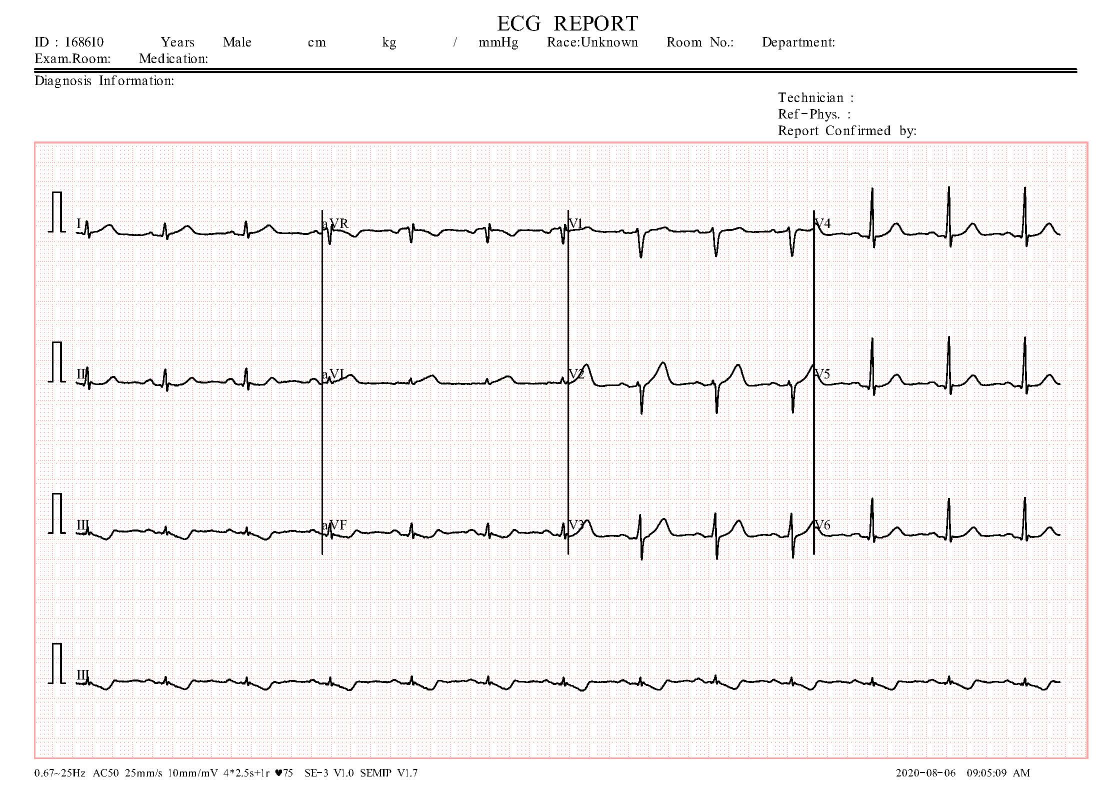
#> input picture Backend/Notebook/ImageProcessing/Train_set/Normal/Normal(7).jpg, 2213 x 1572 px (shown at 1/2 size)
$ jupyter execute --allow-errors 'ECG Sample Analysis.ipynb'
#> lines starting #> are read from the running program, lines starting #| are printed output that depends on the picture; after the words box and inside, x2 and y2 are one past the last pixel; in counts of white or black regions, pixels touching at a corner belong together; long printed decimals are rounded
### **ECG ANALYSIS SAMPLE**

#### **LOADING IMAGE FILE**

[cell 1]
from skimage.io import imread
from skimage import color
import matplotlib.pyplot as plt

fig0 , ax0 = plt.subplots()

fig0.set_size_inches(20, 20)

image=imread('./Train_set/Normal/Normal(7).jpg')
#> image is the input picture: shape (1572, 2213, 3); mean R, G, B 243.7, 241.4, 241.1

ax0.imshow(image)
plt.show()

### TRANSFORMAING ECG IMAGES: REMOVING GRIDLINES/ PERFROM THRESHOLDING, BINARIZATION, GAUSSIAN FILTERING

[cell 2]
#importing gaussian filter and otsu threshold
from skimage.filters import threshold_otsu,gaussian
from skimage.transform import resize
import numpy

fig1 , ax1 = plt.subplots()

fig1.set_size_inches(20, 20)

#converting to gray scale
grayscale = color.rgb2gray(image)

#smoothing image
blurred_image = gaussian(grayscale, sigma=0.7)

#thresholding to distinguish foreground and background
#using otsu thresholding for getting threshold value
global_thresh = threshold_otsu(blurred_image)
#> global_thresh = 0.565
print(global_thresh)
#| 0.5652

#creating binary image based on threshold
binary_global = blurred_image < global_thresh
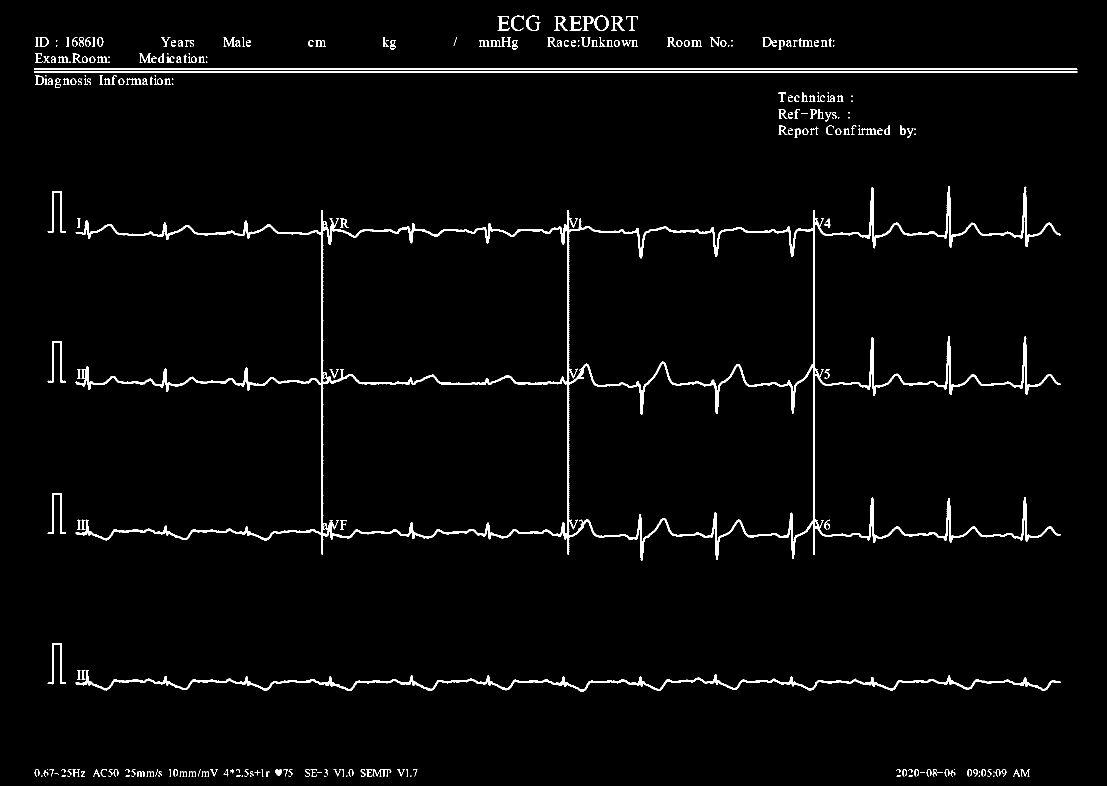
#> binary_global: shape (1572, 2213) bool (shown at 1/2 size); 2.6% white; 290 white regions (65 under 20 px), largest, box (x1, y1, x2, y2) and area: (151, 372, 2121, 1121) 45453, (151, 1340, 2121, 1383) 9329, (68, 142, 2155, 146) 8345
binary_global = numpy.invert(binary_global)
ax1.imshow(binary_global,cmap='gray')
ax1.set_title("prossessed ECG")
ax1.axis('off')
image = binary_global

### Extracting 12 leads from the ECG

[cell 3]
#dividing the ECG leads from 1-13 from the above image
Lead_1 = image[300:600, 150:643]
#> Lead_1: shape (300, 493) bool; 98.3% white; 6 black regions (4 under 20 px), largest, box (x1, y1, x2, y2) and area: (1, 140, 493, 180) 2512, (4, 137, 11, 156) 64
Lead_2 = image[300:600, 646:1135]
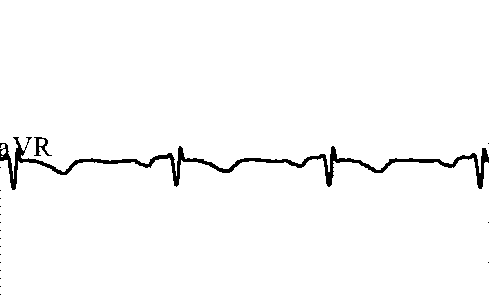
#> Lead_2: shape (300, 489) bool; 97.9% white; 20 black regions (18 under 20 px), largest, box (x1, y1, x2, y2) and area: (0, 137, 489, 190) 2969, (34, 137, 52, 156) 131
Lead_3 = image[300:600, 1140:1625]
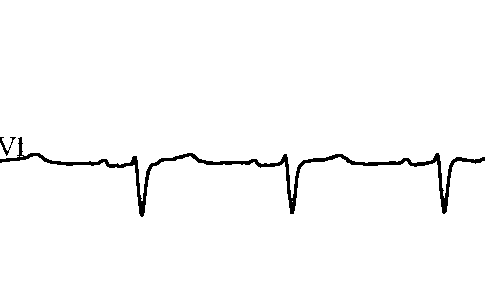
#> Lead_3: shape (300, 485) bool; 98% white; 2 black regions, box (x1, y1, x2, y2) and area: (0, 137, 485, 217) 2835, (0, 137, 16, 156) 78
Lead_4 = image[300:600, 1630:2125]
#> Lead_4: shape (300, 495) bool; 97.1% white; 2 black regions, box (x1, y1, x2, y2) and area: (0, 72, 491, 197) 4264, (19, 137, 31, 156) 89
Lead_5 = image[600:900, 150:643]
#> Lead_5: shape (300, 493) bool; 98% white; 6 black regions (4 under 20 px), largest, box (x1, y1, x2, y2) and area: (1, 133, 493, 184) 2883, (4, 138, 11, 157) 65
Lead_6 = image[600:900, 646:1135]
#> Lead_6: shape (300, 489) bool; 98.4% white; 14 black regions (12 under 20 px), largest, box (x1, y1, x2, y2) and area: (0, 138, 489, 170) 2292, (13, 138, 32, 157) 84
Lead_7 = image[600:900, 1140:1625]
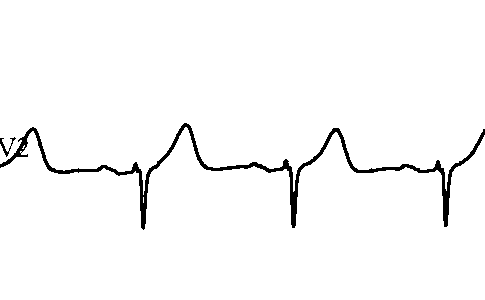
#> Lead_7: shape (300, 485) bool; 97.5% white; 2 black regions, box (x1, y1, x2, y2) and area: (0, 123, 485, 230) 3493, (0, 137, 16, 157) 79
Lead_8 = image[600:900, 1630:2125]
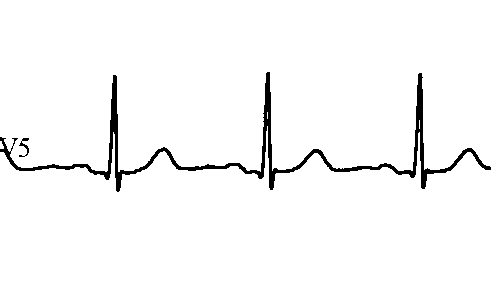
#> Lead_8: shape (300, 495) bool; 97.1% white; 2 black regions, box (x1, y1, x2, y2) and area: (0, 72, 491, 192) 4169, (19, 138, 29, 157) 69
Lead_9 = image[900:1200, 150:643]
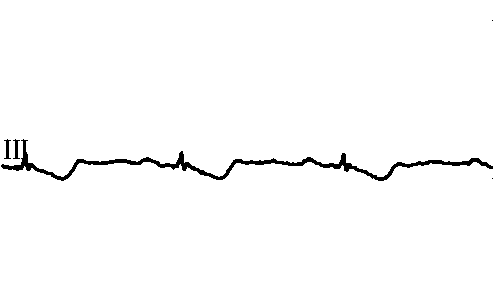
#> Lead_9: shape (300, 493) bool; 98.3% white; 5 black regions (2 under 20 px), largest, box (x1, y1, x2, y2) and area: (1, 139, 493, 181) 2350, (4, 139, 11, 159) 66, (13, 139, 20, 159) 66
Lead_10 = image[900:1200, 646:1135]
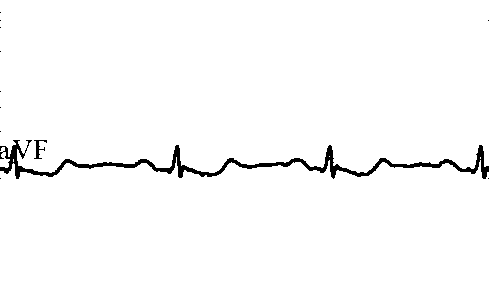
#> Lead_10: shape (300, 489) bool; 98% white; 12 black regions (10 under 20 px), largest, box (x1, y1, x2, y2) and area: (0, 140, 489, 179) 2854, (34, 140, 47, 159) 87
Lead_11 = image[900:1200, 1140:1625]
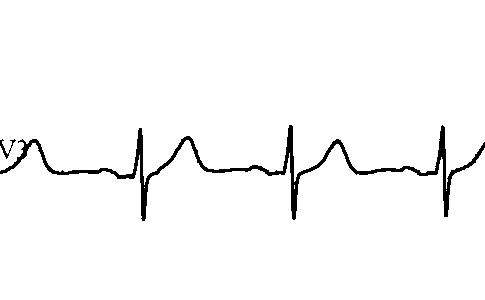
#> Lead_11: shape (300, 485) bool; 97.4% white; 2 black regions, box (x1, y1, x2, y2) and area: (0, 125, 485, 221) 3766, (0, 139, 16, 159) 80
Lead_12 = image[900:1200, 1630:2125]
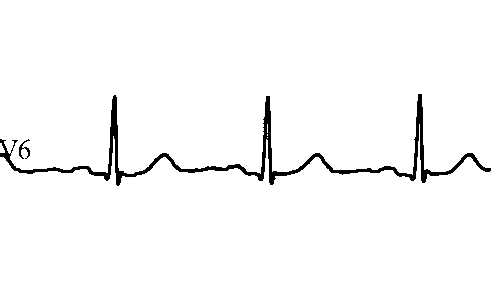
#> Lead_12: shape (300, 495) bool; 97.5% white; 2 black regions, box (x1, y1, x2, y2) and area: (0, 94, 491, 186) 3682, (19, 139, 30, 159) 78
Lead_13 = image[1250:1480, 150:2125]
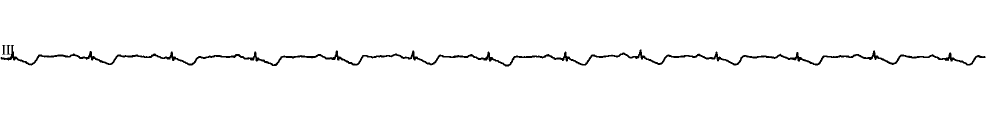
#> Lead_13: shape (230, 1975) bool (shown at 1/2 size); 97.9% white; 3 black regions, box (x1, y1, x2, y2) and area: (1, 90, 1971, 133) 9329, (13, 90, 20, 109) 67, (4, 90, 11, 109) 65

Leads=[Lead_1,Lead_2,Lead_3,Lead_4,Lead_5,Lead_6,Lead_7,Lead_8,Lead_9,Lead_10,Lead_11,Lead_12,Lead_13]

[cell 4]
from skimage.segmentation import slic
from skimage.color import label2rgb

#plotting lead 1-12
fig2 , ax2 = plt.subplots(4,3)

fig2.set_size_inches(20, 20)

x_counter=0
y_counter=0

for x,y in enumerate(Leads[:len(Leads)-1]):
    if (x+1)%3==0:
        ax2[x_counter][y_counter].imshow(y, cmap="gray")
        ax2[x_counter][y_counter].axis('off')
        ax2[x_counter][y_counter].set_title("Lead {}".format(x+1))
        x_counter+=1
        y_counter=0
    else:
        ax2[x_counter][y_counter].imshow(y, cmap="gray")
        ax2[x_counter][y_counter].axis('off')
        ax2[x_counter][y_counter].set_title("Lead {}".format(x+1))
        y_counter+=1
#> this loop made 12 passes
#> y_counter on passes 1 to 12: 1, 2, 0, 1, 2, 0, 1, 2, 0, 1, 2, 0
#> after the loop, x_counter = 4

image = plt.gcf()
#plot the image
plt.show()
#> pass 2 of the loop `for types,folder in Types_ECG.items():`:

## Preprocessing all the images in the data set

[cell 5]
#importind libraries
import pandas as pd
import numpy as np
import os
from natsort import natsorted
#import joblib

from skimage.io import imread
from skimage import color
import matplotlib.pyplot as plt

from skimage.filters import threshold_otsu,gaussian
from skimage.transform import resize

from skimage.segmentation import slic
from skimage.color import label2rgb
import numpy

### Creating array list and storing image names

[cell 6]
#creating list to store file_names
NORMAL_DATA=[]
HB_DATA=[]
MI_DATA=[]
PMI_DATA=[]

normal = './Train_set/Normal'
hb = './Train_set/HB'
mi = './Train_set/MI'
pmi = './Train_set/PMI'

Types_ECG = {'normal':normal,'Abnormal_hear_beat':hb,'MI':mi,'History_MI':pmi}

#> (the rest of this cell did not finish here and is left out)

[cell 7]
#Sorting file names useing natsort
NORMAL_DATA = natsorted(NORMAL_DATA)
HB_DATA = natsorted(HB_DATA)
MI_DATA = natsorted(MI_DATA)
PMI_DATA = natsorted(PMI_DATA)

### Normal data List

[cell 8]
NORMAL_DATA

### Abnormal heart beat data List

[cell 9]
HB_DATA

### Myocardial infarction data List

[cell 10]
MI_DATA

### History in myocardial infarction data List

[cell 11]
PMI_DATA

### Preprocessing normal data

[cell 12]
def process(image, loc):
#> called with loc = 'Preprocessed_Normal(7).jpg'
    fig0 , ax0 = plt.subplots()
    fig0.set_size_inches(20, 20)
    ax0.imshow(image)
    plt.show()

    fig1 , ax1 = plt.subplots()
    fig1.set_size_inches(20, 20)
    grayscale = color.rgb2gray(image)
    blurred_image = gaussian(grayscale, sigma=0.7)
    global_thresh = threshold_otsu(blurred_image)
#> global_thresh = 0.565
    binary_global = blurred_image < global_thresh
    binary_global = numpy.invert(binary_global)
    ax1.imshow(binary_global,cmap='gray')
    ax1.set_title("prossessed ECG")
    ax1.axis('off')
    image = binary_global

    Lead_1 = image[300:600, 150:643]
    Lead_2 = image[300:600, 646:1135]
    Lead_3 = image[300:600, 1140:1625]
    Lead_4 = image[300:600, 1630:2125]
    Lead_5 = image[600:900, 150:643]
    Lead_6 = image[600:900, 646:1135]
    Lead_7 = image[600:900, 1140:1625]
    Lead_8 = image[600:900, 1630:2125]
    Lead_9 = image[900:1200, 150:643]
    Lead_10 = image[900:1200, 646:1135]
    Lead_11 = image[900:1200, 1140:1625]
    Lead_12 = image[900:1200, 1630:2125]
    Lead_13 = image[1250:1480, 150:2125]
    Leads=[Lead_1,Lead_2,Lead_3,Lead_4,Lead_5,Lead_6,Lead_7,Lead_8,Lead_9,Lead_10,Lead_11,Lead_12,Lead_13]

    fig2 , ax2 = plt.subplots(4,3)
    fig2.set_size_inches(20, 20)
    x_counter=0
    y_counter=0
    for x,y in enumerate(Leads[:len(Leads)-1]):
        if (x+1)%3==0:
            ax2[x_counter][y_counter].imshow(y, cmap="gray")
            ax2[x_counter][y_counter].axis('off')
            ax2[x_counter][y_counter].set_title("Lead {}".format(x+1))
            x_counter+=1
            y_counter=0
        else:
            ax2[x_counter][y_counter].imshow(y, cmap="gray")
            ax2[x_counter][y_counter].axis('off')
            ax2[x_counter][y_counter].set_title("Lead {}".format(x+1))
            y_counter+=1
#> after the loop, x_counter = 4
    fig2.savefig(loc)
    plt.show()

[cell 13]
for d in NORMAL_DATA:
    image=imread(r"./Train_set/Normal/{}".format(d))
    loc = "Preprocessed_{}".format(d)
    process(image, loc)
#> pass 2 of the loop `for d in NORMAL_DATA:`:
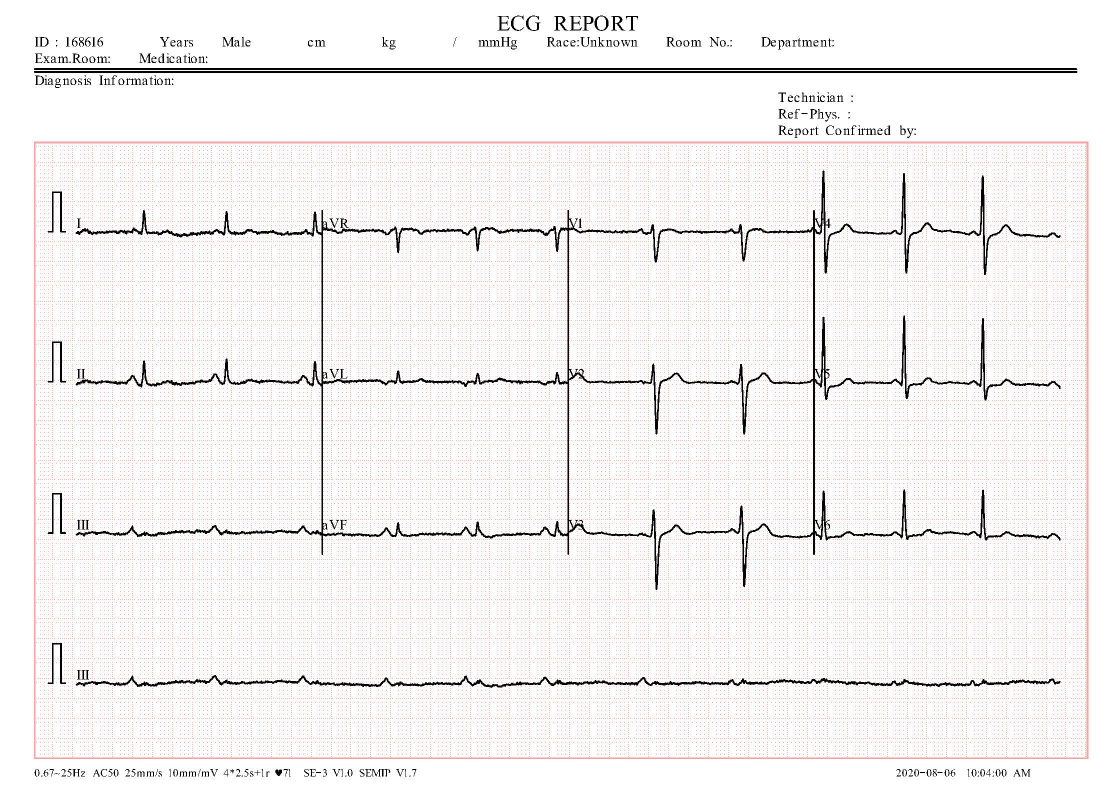
#> input picture Backend/Notebook/ImageProcessing/Train_set/Normal/Normal(11).jpg, 2213 x 1572 px (shown at 1/2 size)
#> image is the input picture: shape (1572, 2213, 3); mean R, G, B 243.2, 240.9, 240.6
#> in process (call 2), `global_thresh = threshold_otsu(blurred_image)`: global_thresh = 0.561
#> in process (call 2), `binary_global = blurred_image < global_thresh`:
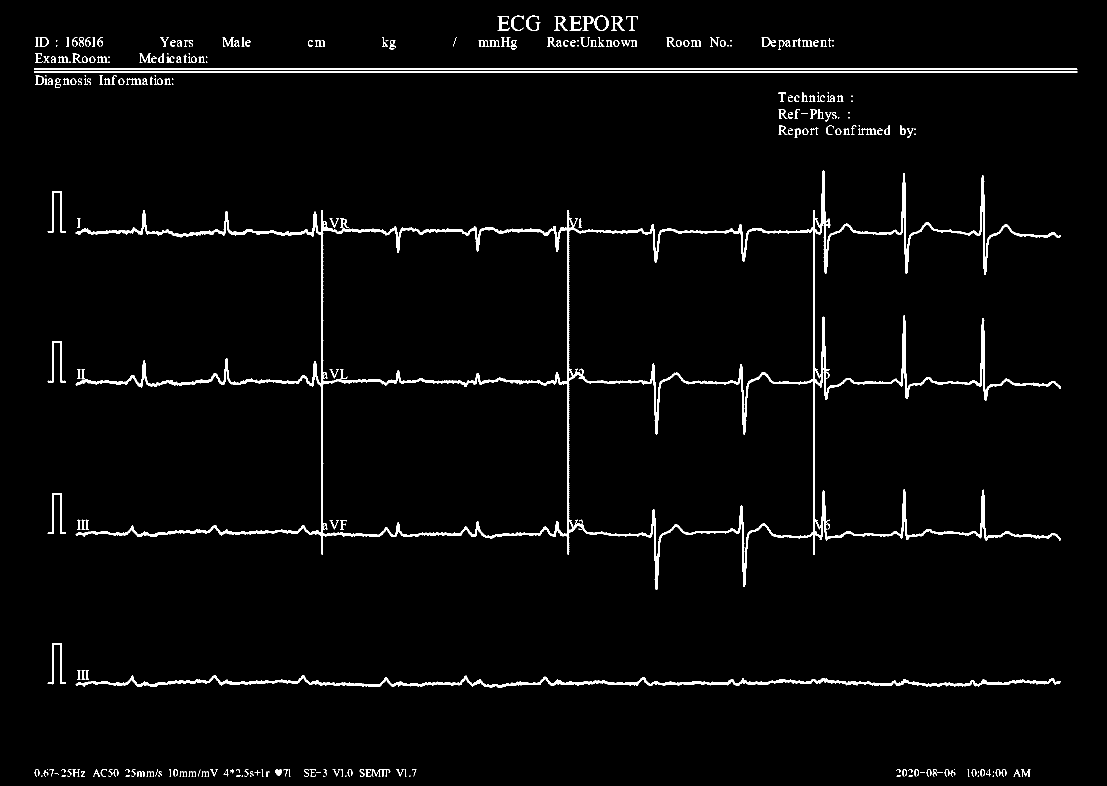
#> binary_global: shape (1572, 2213) bool (shown at 1/2 size); 2.8% white; 293 white regions (64 under 20 px), largest, box (x1, y1, x2, y2) and area: (151, 341, 2121, 1180) 51151, (151, 1350, 2121, 1376) 10220, (68, 142, 2155, 146) 8345
#> in process (call 2), `Lead_13 = image[1250:1480, 150:2125]`:
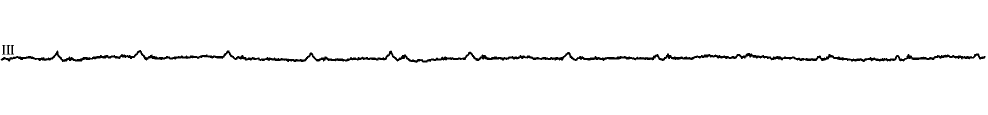
#> Lead_13: shape (230, 1975) bool (shown at 1/2 size); 97.7% white; 4 black regions, box (x1, y1, x2, y2) and area: (1, 100, 1971, 126) 10220, (13, 90, 20, 109) 67, (21, 90, 28, 109) 67, (4, 90, 11, 109) 65
#> the loop in process (call 2), `for x,y in enumerate(Leads[:len(Leads)-1]):` made 12 passes
#> after the loop in process (call 2), `for x,y in enumerate(Leads[:len(Leads)-1]):`: x_counter = 4
#> pass 3 of the loop `for d in NORMAL_DATA:`:
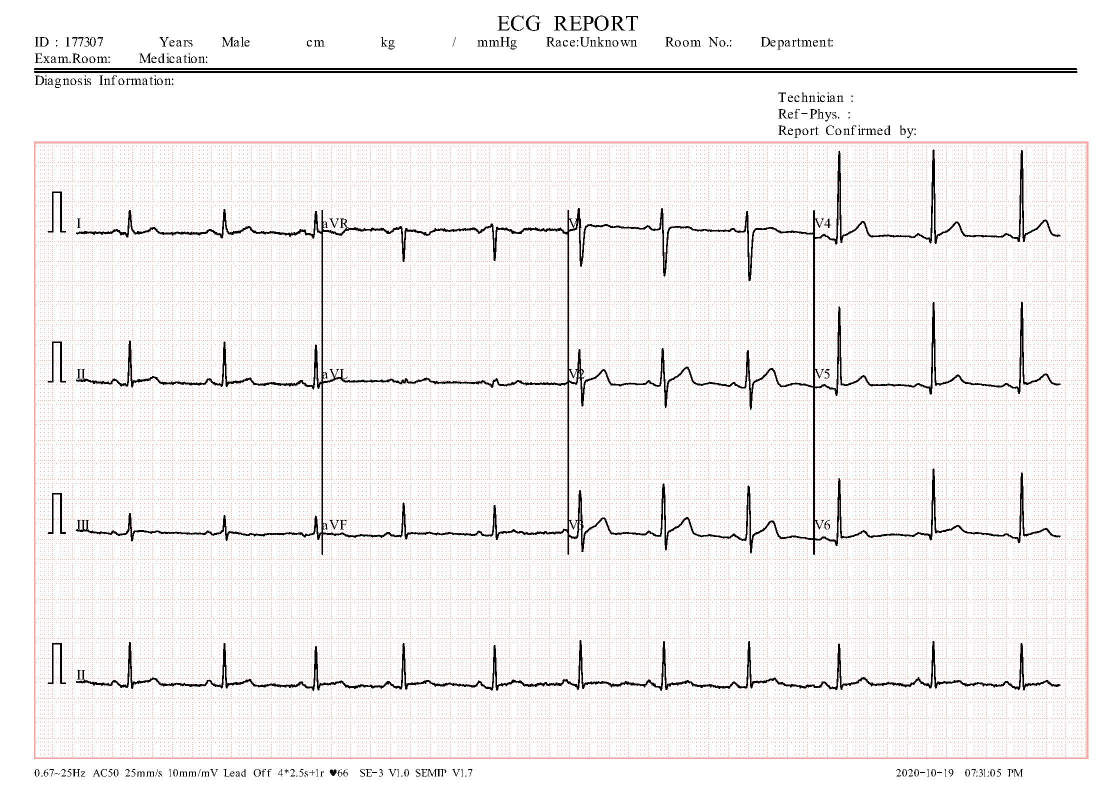
#> input picture Backend/Notebook/ImageProcessing/Train_set/Normal/Normal(105).jpg, 2213 x 1572 px (shown at 1/2 size)
#> image is the input picture: shape (1572, 2213, 3); mean R, G, B 242.7, 240.3, 240
#> in process (call 3), `Lead_5 = image[600:900, 150:643]`:
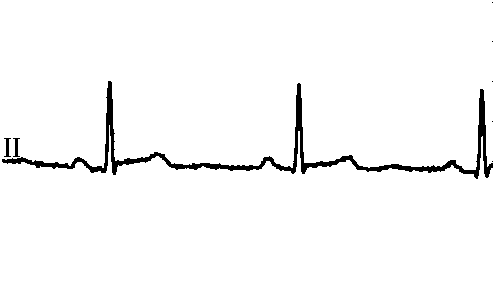
#> Lead_5: shape (300, 493) bool; 97.2% white; 8 black regions (5 under 20 px), largest, box (x1, y1, x2, y2) and area: (2, 81, 493, 179) 3941, (4, 138, 11, 157) 65, (13, 138, 20, 157) 65
#> the loop in process (call 3), `for x,y in enumerate(Leads[:len(Leads)-1]):` made 12 passes
#> the loop made 4 passes; the first 3 are shown
